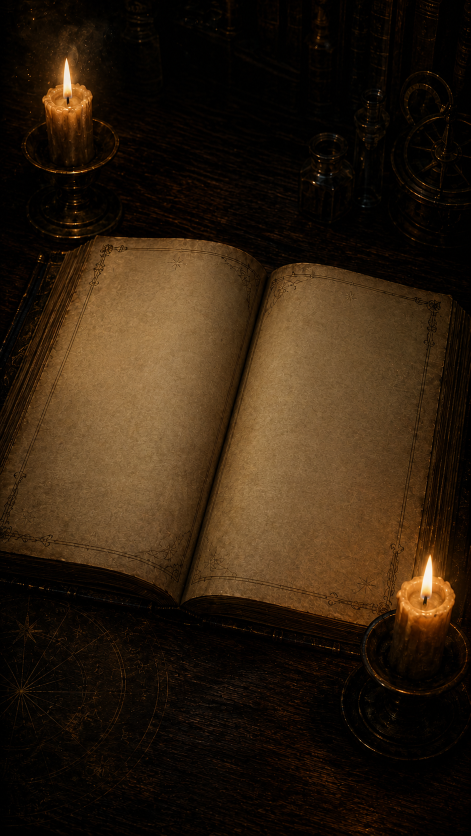
#> input picture assets/fortune-book/scene/book-open.png, 941 x 1671 px (shown at 1/2 size)
$ python extract-fortune-book-page.py
#> lines starting #> are read from the running program, lines starting #| are printed output that depends on the picture; after the words box and inside, x2 and y2 are one past the last pixel; in counts of white or black regions, pixels touching at a corner belong together
"""Build deterministic Fortune Book layers from the approved open artwork."""

from pathlib import Path

from PIL import Image, ImageChops, ImageDraw


PROJECT_ROOT = Path(__file__).resolve().parents[1]
SOURCE = PROJECT_ROOT / "assets/fortune-book/scene/book-open.png"
PAGE_OUTPUT_DIR = PROJECT_ROOT / "assets/fortune-book/pages"
LAYER_OUTPUT_DIR = PROJECT_ROOT / "assets/fortune-book/layers"

# Visible top-right leaf, clockwise from the upper gutter. The candle-occluded
# lower-right corner is excluded so candle pixels never become page texture.
RIGHT_PAGE_CONTOUR = [
    (535, 530), (571, 528), (619, 531), (669, 537), (719, 545),
    (770, 553), (820, 562), (866, 571), (902, 580), (919, 591),
    (916, 631), (909, 685), (901, 742), (892, 800), (882, 860),
    (871, 922), (859, 984), (846, 1048), (832, 1110), (817, 1142),
    (802, 1162), (789, 1187), (779, 1215), (767, 1238), (759, 1253),
    (716, 1253), (667, 1249), (616, 1242), (565, 1235), (514, 1227),
    (465, 1219), (420, 1212), (385, 1208), (366, 1208), (374, 1171),
    (383, 1130), (393, 1086), (404, 1040), (415, 993), (426, 945),
    (438, 897), (450, 849), (462, 801), (474, 754), (486, 708),
    (497, 664), (508, 623), (518, 586), (527, 555),
]

# Visible left resting leaf, clockwise from the shared upper gutter.
LEFT_PAGE_CONTOUR = [
    (535, 530), (508, 513), (474, 499), (434, 489), (390, 481),
    (344, 477), (297, 475), (252, 476), (214, 479), (184, 485),
    (159, 501), (137, 531), (116, 568), (96, 611), (78, 660),
    (61, 714), (46, 772), (32, 835), (19, 902), (8, 970),
    (0, 1034), (0, 1084), (29, 1096), (70, 1108), (116, 1122),
    (164, 1138), (213, 1154), (261, 1170), (305, 1185), (339, 1198),
    (366, 1208), (374, 1171), (383, 1130), (393, 1086), (404, 1040),
    (415, 993), (426, 945), (438, 897), (450, 849), (462, 801),
    (474, 754), (486, 708), (497, 664), (508, 623), (518, 586),
    (527, 555),
]

# Full local book footprint. It is used only to split the approved image into
# scene and book-owned pixels; no content is synthesized behind the book.
BOOK_CONTOUR = [
    (176, 465), (250, 458), (350, 461), (445, 474), (535, 519),
    (638, 526), (745, 542), (852, 563), (925, 584), (941, 615),
    (941, 1248), (914, 1276), (842, 1302), (760, 1315), (650, 1304),
    (535, 1289), (430, 1270), (337, 1248), (245, 1219), (155, 1188),
    (74, 1150), (0, 1110), (0, 681), (37, 605), (82, 543),
    (128, 495),
]


def polygon_mask(
    size: tuple[int, int],
    contour: list[tuple[int, int]],
    *,
    antialias_scale: int = 4,
) -> Image.Image:
    scaled_size = (size[0] * antialias_scale, size[1] * antialias_scale)
    mask = Image.new("L", scaled_size, 0)
    draw = ImageDraw.Draw(mask)
    draw.polygon(
        [(x * antialias_scale, y * antialias_scale) for x, y in contour],
        fill=255,
    )
    return mask.resize(size, Image.Resampling.LANCZOS)


def hard_mask(mask: Image.Image) -> Image.Image:
    return mask.point(lambda value: 255 if value >= 128 else 0)


def layer_from_source(source: Image.Image, mask: Image.Image) -> Image.Image:
    layer = source.copy()
    layer.putalpha(mask)
    return layer


def save(layer: Image.Image, path: Path) -> None:
    path.parent.mkdir(parents=True, exist_ok=True)
    layer.save(path, optimize=True)
    print(f"Saved {path.relative_to(PROJECT_ROOT)}")


def main() -> None:
    source = Image.open(SOURCE).convert("RGBA")
    if source.size != (941, 1671):
        raise RuntimeError(f"Unexpected source dimensions: {source.size}")

    right_mask = polygon_mask(source.size, RIGHT_PAGE_CONTOUR)
#> in polygon_mask, `mask = Image.new("L", scaled_size, 0)`: mask: PIL image 3764x6684 L; every value is 0
    left_mask = polygon_mask(source.size, LEFT_PAGE_CONTOUR)
#> call 2 of polygon_mask, with size = (941, 1671), antialias_scale = 4
#> in polygon_mask (call 2), `return mask.resize(size, Image.Resampling.LANCZOS)`:
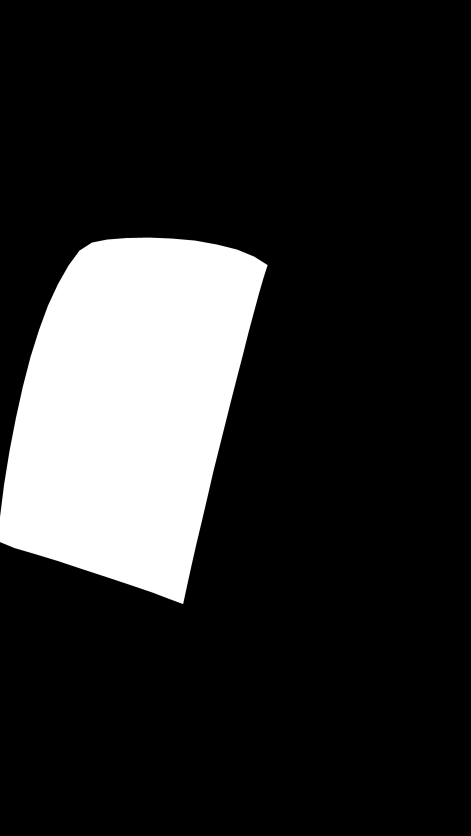
#> returned value: PIL image 941x1671 L (shown at 1/2 size); min 0, max 255, mean 43.9
    book_mask = hard_mask(polygon_mask(source.size, BOOK_CONTOUR))
#> call 3 of polygon_mask, with size = (941, 1671), antialias_scale = 4
#> in polygon_mask (call 3), `return mask.resize(size, Image.Resampling.LANCZOS)`:
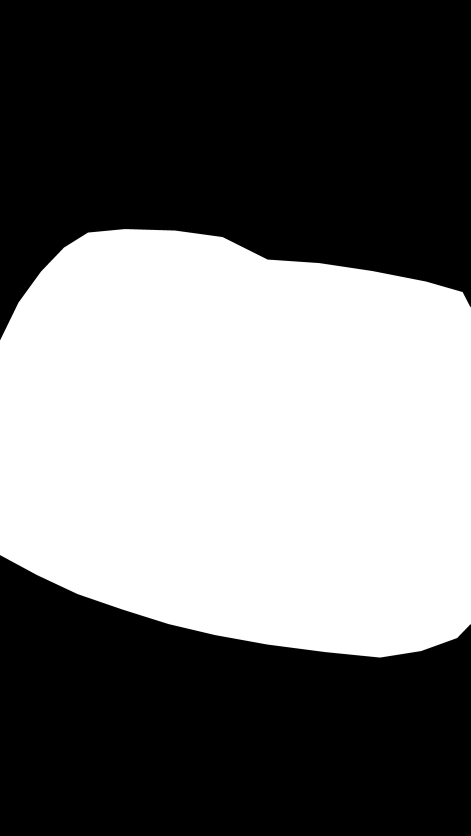
#> returned value: PIL image 941x1671 L (shown at 1/2 size); min 0, max 255, mean 112.2
#> in hard_mask, `return mask.point(lambda value: 255 if value >= 128 else 0)`: returned value: PIL image 941x1671 L; 44% white; 1 white region, box (x1, y1, x2, y2) and area: (0, 458, 941, 1315) 691691

    # Page interiors belong to their page layers. Book-body stays underneath
    # their antialiased edges, which keeps the decomposition fully opaque.
    page_interiors = ImageChops.lighter(hard_mask(right_mask), hard_mask(left_mask))
#> in hard_mask (call 2), `return mask.point(lambda value: 255 if value >= 128 else 0)`: returned value: PIL image 941x1671 L; 18.6% white; 1 white region, box (x1, y1, x2, y2) and area: (366, 528, 919, 1253) 292878
#> in hard_mask (call 3), `return mask.point(lambda value: 255 if value >= 128 else 0)`: returned value: PIL image 941x1671 L; 17.2% white; 1 white region, box (x1, y1, x2, y2) and area: (0, 475, 535, 1208) 270503
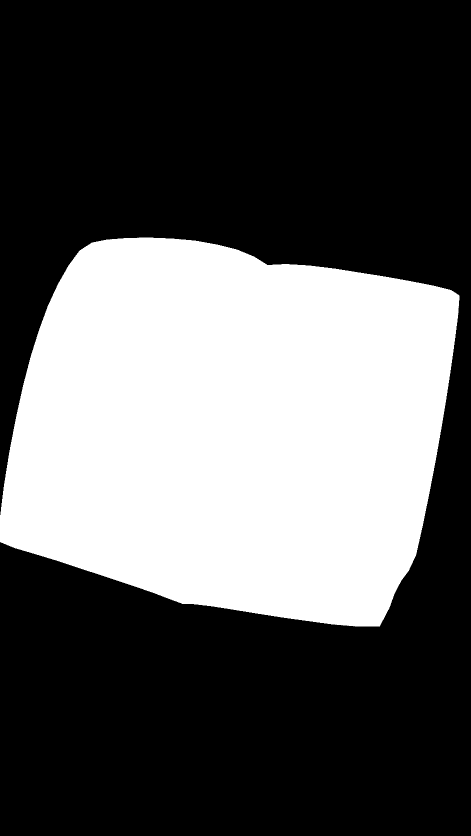
#> page_interiors: PIL image 941x1671 L (shown at 1/2 size); 35.8% white; 1 white region, box (x1, y1, x2, y2) and area: (0, 475, 919, 1253) 563199
    body_mask = ImageChops.subtract(book_mask, page_interiors)
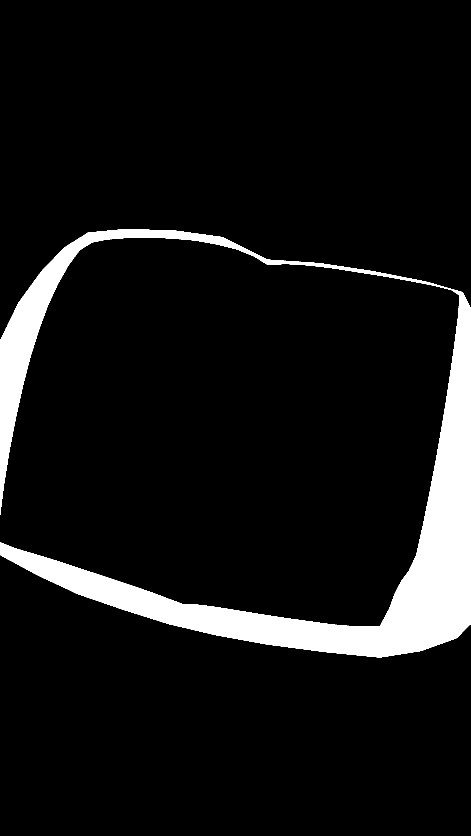
#> body_mask: PIL image 941x1671 L (shown at 1/2 size); 8.2% white; 1 white region, box (x1, y1, x2, y2) and area: (0, 458, 941, 1315) 128492
    scene_mask = ImageChops.invert(book_mask)
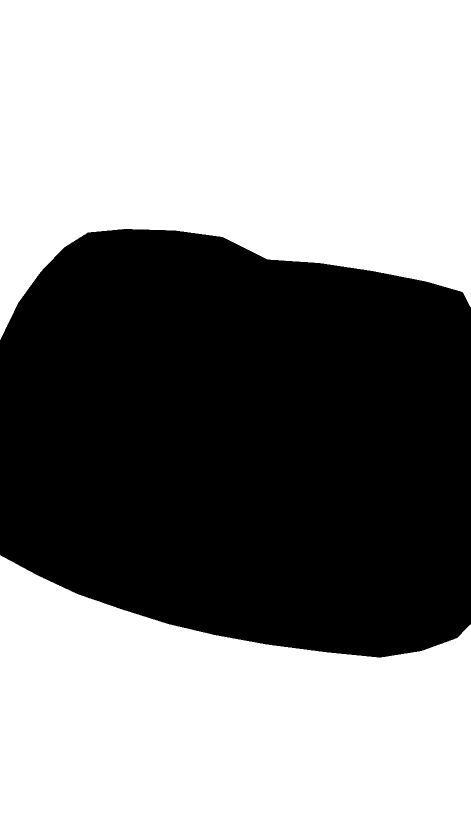
#> scene_mask: PIL image 941x1671 L (shown at 1/2 size); 56% white; 1 black region, box (x1, y1, x2, y2) and area: (0, 458, 941, 1315) 691691

    moving_page = layer_from_source(source, right_mask)
    # Resting layers use the hard interior masks so scene + body + resting
    # pages form an exact opaque partition of the approved source artwork.
    # The antialiased mask belongs only to the moving top leaf.
    right_under_page = layer_from_source(source, hard_mask(right_mask))
    left_resting_page = layer_from_source(source, hard_mask(left_mask))
    book_body = layer_from_source(source, body_mask)
#> in layer_from_source (call 4), `layer.putalpha(mask)`:
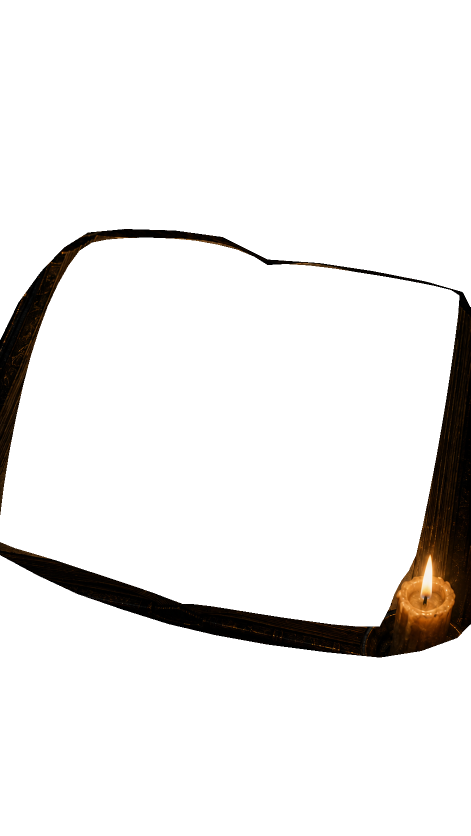
#> layer: PIL image 941x1671 RGBA (shown at 1/2 size); mean R, G, B, A 46.6, 31.2, 15.5, 20.8; transparent parts drawn white
    scene_background = layer_from_source(source, scene_mask)
#> in layer_from_source (call 5), `layer.putalpha(mask)`:
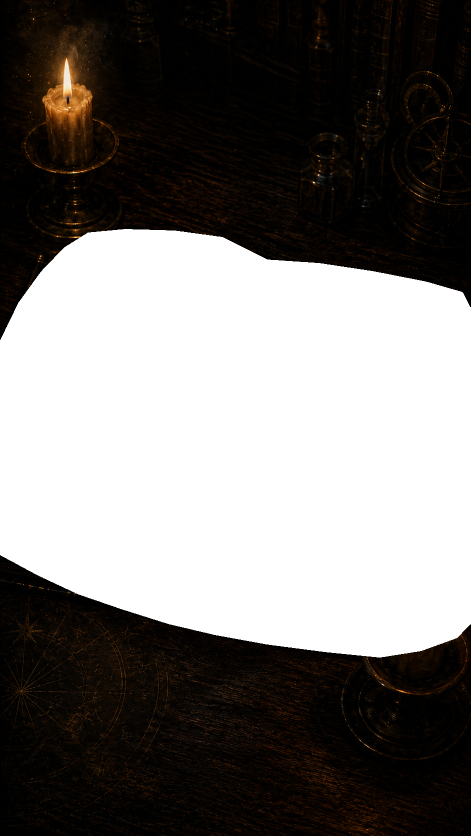
#> layer: PIL image 941x1671 RGBA (shown at 1/2 size); mean R, G, B, A 46.6, 31.2, 15.5, 142.8; transparent parts drawn white

    save(right_mask, PAGE_OUTPUT_DIR / "right-page-mask.png")
    save(left_mask, PAGE_OUTPUT_DIR / "left-page-mask.png")
    save(moving_page, PAGE_OUTPUT_DIR / "right-page-cutout.png")
    save(scene_background, LAYER_OUTPUT_DIR / "scene-background.png")
    save(book_body, LAYER_OUTPUT_DIR / "book-body.png")
    save(left_resting_page, LAYER_OUTPUT_DIR / "left-resting-page.png")
    save(right_under_page, LAYER_OUTPUT_DIR / "right-under-page.png")
    save(moving_page, LAYER_OUTPUT_DIR / "moving-top-page.png")


if __name__ == "__main__":
    main()
